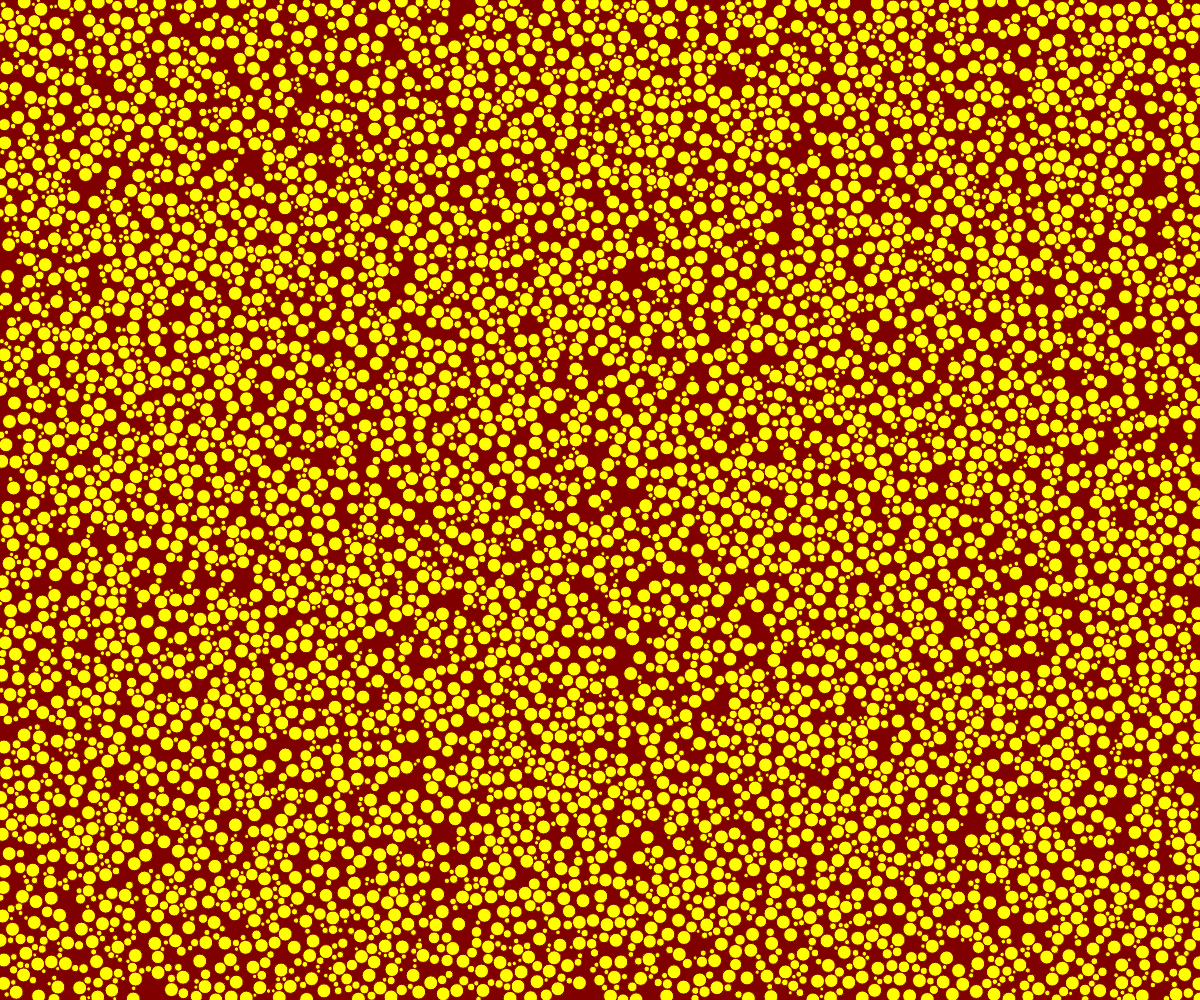
Frame 1 (no input)
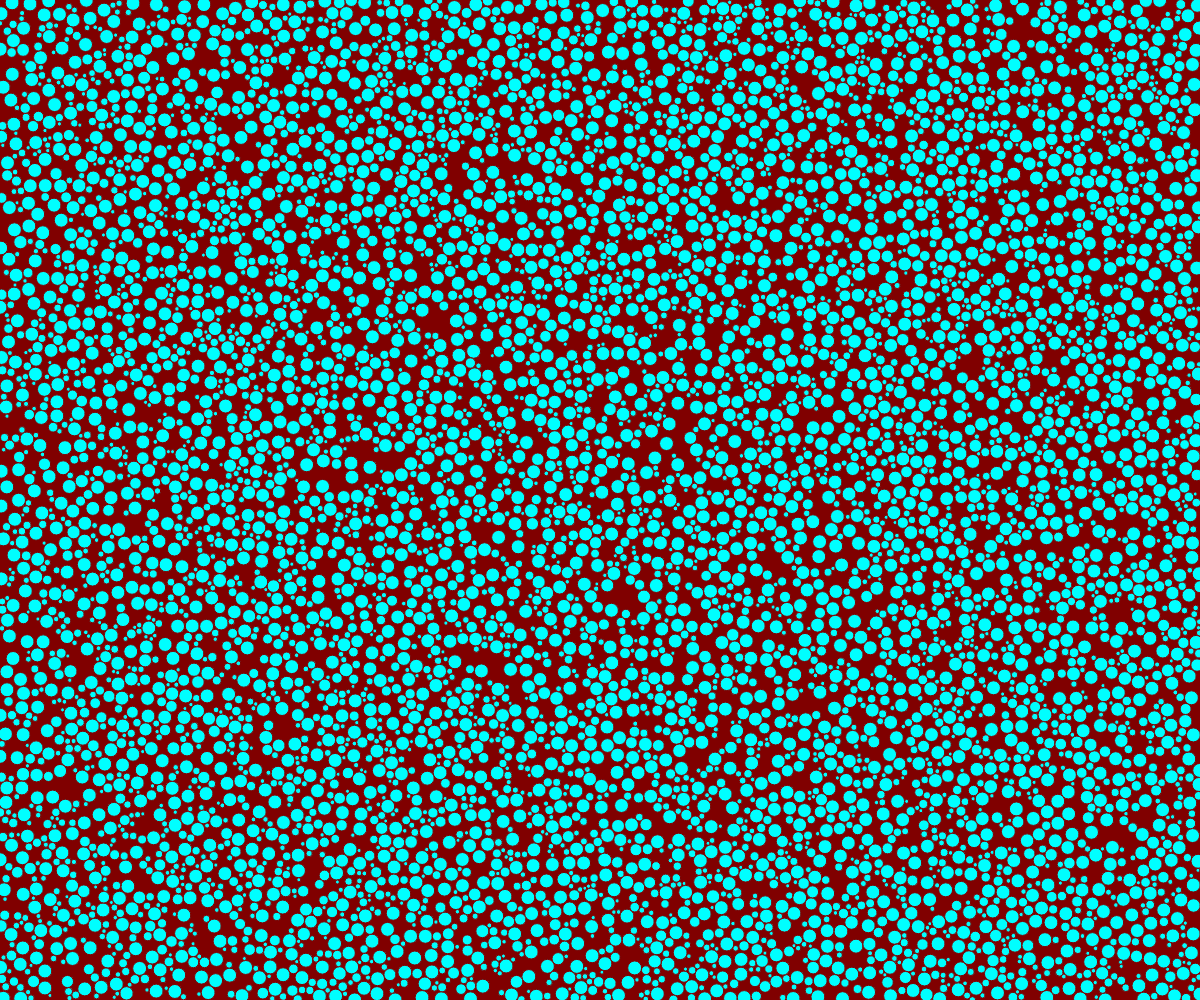
Frame 2 (the mouse pressed at the canvas centre, redrawn once)

The p5.js sketch that drew these frames (run headless with seeded random() and noise() and a simulated clock; the mouse was pressed at the canvas centre and the sketch redrawn once):

// p5.js sketch
// ── sketch.js
let cOffset, cDelta;


function setup() {
  colorMode(HSB, 1)
  createCanvas(innerWidth, innerHeight);
  cOffset = 0;
  cDelta = 1 / 6.;
}
function draw() {
  circleField();
  noLoop();
}

function circleField() {
  let hue = (cOffset + cDelta) % 1;
  fill(color(hue, 1, 1));
  stroke(color(cOffset, 1, .5));
  background(color(cOffset, 1, .5));
  l = [];
  let r = Math.min(7, (innerHeight * innerHeight) / 1000);
  let breakLoopCount = 0;
  let count = (width * height) / r / r / Math.PI;

  // let count = 1;
  let area = 0;
  for (let i = 0; i < count; i++) {
    let x = map(random(), 0, 1, 0, width);
    let y = map(random(), 0, 1, 0, height);
    let p = { r: r, x: x, y: y };
    let printCircle = true;
    for (let j = 0; printCircle && j < l.length; j++) {
      let e = l[j];
      let a = p.x - e.x;
      let b = p.y - e.y;
      let c = Math.sqrt(a * a + b * b);
      if (c < e.r || c - e.r < 2) {
        printCircle = false;
        breakLoopCount++;
      }
      p.r = Math.min(p.r, c - e.r);
    }
    if (breakLoopCount > 100000) {
      console.log(i, count, i / count);
      break;
    }
    if (printCircle) {
      circle(p.x, p.y, p.r * 2);
      l[i] = p;
      area += p.r * p.r * Math.PI;
    } else {
      i--;
    }
  }
  console.log(hue, cDelta, cOffset, area, width * height, area / width / height);
  cDelta += 1 / 6.;
  if (cDelta >= 11 / 12.) {
    cDelta = 1 / 6.;
    cOffset += 5 / 12.;
    cOffset %= 1;
  }
}

function mousePressed() {
  loop();
}

function mouseReleased() { }
function mouseDragged() { }
function windowResized() {
  resizeCanvas(innerWidth, innerHeight);
  loop();
}
